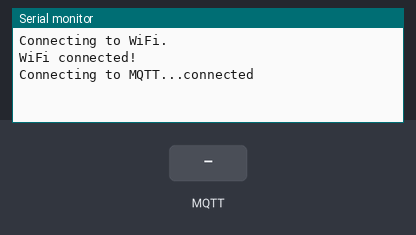
The sketch below on a simulated ESP32-S3. On the bench: the last lines printed to the serial monitor. Inputs (shaded band) come from the test bench. WiFi joins after 1.5 s; servers stay silent unless stated; no MQTT or app messages arrive unless stated.

Above: at 1.7 s.
1.8 s: MQTT message "1" arrives on the first subscribed topic
At 2.2 s:
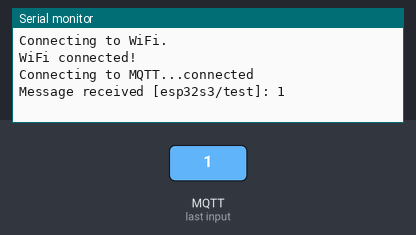
3.3 s: MQTT message "on" arrives on the first subscribed topic
At 4.6 s:
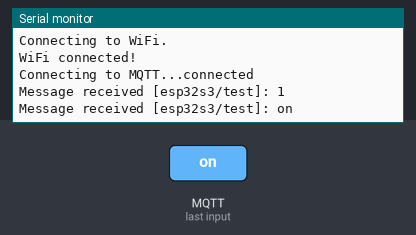
6.3 s: MQTT message "off" arrives on the first subscribed topic
At 6.9 s:
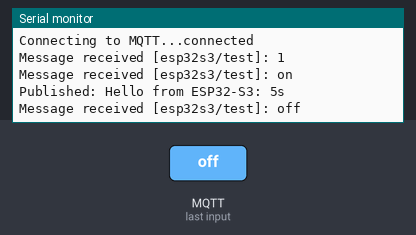

Measured:
- after the input at 1.8 s, the serial monitor: prints a new line at once (image 1)
- after the input at 3.3 s, the serial monitor: prints a new line at once (image 2)
- after the input at 6.3 s, the serial monitor: prints a new line at once (image 3)

The sketch:

ESP32_MQTT_SERVER_.ino
```cpp
#include <WiFi.h>
#include <PubSubClient.h>

// WiFi credentials
const char* ssid = "YOUR_WIFI_SSID";
const char* password = "YOUR_WIFI_PASSWORD";

// MQTT Broker details
const char* mqtt_server = "broker.hivemq.com";
const int mqtt_port = 1883;
const char* mqtt_topic = "esp32s3/test";

WiFiClient espClient;
PubSubClient client(espClient);

// Callback when message arrives
void callback(char* topic, byte* message, unsigned int length) {
  Serial.print("Message received [");
  Serial.print(topic);
  Serial.print("]: ");
  for (int i = 0; i < length; i++) {
    Serial.print((char)message[i]);
  }
  Serial.println();
}

void reconnect() {
  while (!client.connected()) {
    Serial.print("Connecting to MQTT...");
    if (client.connect("ESP32S3Client")) {
      Serial.println("connected");
      client.subscribe(mqtt_topic);
    } else {
      Serial.print("failed, rc=");
      Serial.print(client.state());
      Serial.println(" → retrying in 5s");
      delay(5000);
    }
  }
}

void setup() {
  Serial.begin(115200);
  WiFi.begin(ssid, password);
  Serial.print("Connecting to WiFi");
  if(WiFi.status() != WL_CONNECTED) {
    delay(500);
    Serial.print(".");
  }
  Serial.println("\nWiFi connected!");

  client.setServer(mqtt_server, mqtt_port);
  client.setCallback(callback);
}

void loop() {
  if (!client.connected()) {
    reconnect();
  }
  client.loop();

  static unsigned long lastMsg = 0;
  if (millis() - lastMsg > 5000) {
    lastMsg = millis();
    String msg = "Hello from ESP32-S3: " + String(millis() / 1000) + "s";
    client.publish(mqtt_topic, msg.c_str());
    Serial.println("Published: " + msg);
  }
}
```
